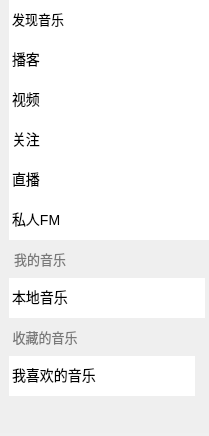
     <widget class="QWidget" name="widget_2" native="true">
      <property name="minimumSize">
       <size>
        <width>209</width>
        <height>430</height>
       </size>
      </property>
      <property name="maximumSize">
       <size>
        <width>209</width>
        <height>16777215</height>
       </size>
      </property>
      <property name="styleSheet">
       <string notr="true">border-style:none;
border-bottom:3px solid rgb(240, 240, 240);</string>
      </property>
      <layout class="QVBoxLayout" name="verticalLayout">
       <property name="spacing">
        <number>9</number>
       </property>
       <property name="leftMargin">
        <number>9</number>
       </property>
       <property name="topMargin">
        <number>0</number>
       </property>
       <property name="rightMargin">
        <number>0</number>
       </property>
       <property name="bottomMargin">
        <number>0</number>
       </property>
       <item>
        <widget class="QListWidget" name="listone">
         <property name="minimumSize">
          <size>
           <width>200</width>
           <height>240</height>
          </size>
         </property>
         <property name="maximumSize">
          <size>
           <width>160</width>
           <height>255</height>
          </size>
         </property>
         <property name="cursor" stdset="0">
          <cursorShape>PointingHandCursor</cursorShape>
         </property>
         <property name="layoutDirection">
          <enum>Qt::LeftToRight</enum>
         </property>
         <property name="styleSheet">
          <string notr="true">
QListWidget
{
	font:normal 14px;
	border:0px;
	color:rgb(0,0,0);
	background:rgb(255,255,255);	
}

*
{
	outline:0px;
}
 
QListWidget::Item
{
	
	height:36;
	border:0px solid rgb(255,255,255);	
	padding-top:1px;
}
 
QListWidget::Item:hover
{
	background:rgb(246,246,247);	
}

QListWidget::Item:selected
{
	font:Boid 14px;
	color:rgb(0,0,0);

	border:0px;
	background:rgb(246,246,247);	
}</string>
         </property>
         <property name="frameShape">
          <enum>QFrame::NoFrame</enum>
         </property>
         <property name="spacing">
          <number>3</number>
         </property>
         <property name="gridSize">
          <size>
           <width>0</width>
           <height>40</height>
          </size>
         </property>
         <item>
          <property name="text">
           <string>发现音乐</string>
          </property>
          <property name="font">
           <font>
            <pointsize>10</pointsize>
            <weight>50</weight>
            <bold>false</bold>
           </font>
          </property>
          <property name="background">
           <brush brushstyle="NoBrush">
            <color alpha="255">
             <red>0</red>
             <green>0</green>
             <blue>0</blue>
            </color>
           </brush>
          </property>
          <property name="foreground">
           <brush brushstyle="NoBrush">
            <color alpha="255">
             <red>0</red>
             <green>0</green>
             <blue>0</blue>
            </color>
           </brush>
          </property>
          <property name="flags">
           <set>ItemIsSelectable|ItemIsDragEnabled|ItemIsEnabled</set>
          </property>
         </item>
         <item>
          <property name="text">
           <string>播客</string>
          </property>
         </item>
         <item>
          <property name="text">
           <string>视频</string>
          </property>
         </item>
         <item>
          <property name="text">
           <string>关注</string>
          </property>
         </item>
         <item>
          <property name="text">
           <string>直播</string>
          </property>
         </item>
         <item>
          <property name="text">
           <string>私人FM</string>
          </property>
         </item>
        </widget>
       </item>
       <item>
        <widget class="QLabel" name="label">
         <property name="sizePolicy">
          <sizepolicy hsizetype="Preferred" vsizetype="Preferred">
           <horstretch>0</horstretch>
           <verstretch>60</verstretch>
          </sizepolicy>
         </property>
         <property name="minimumSize">
          <size>
           <width>57</width>
           <height>20</height>
          </size>
         </property>
         <property name="maximumSize">
          <size>
           <width>57</width>
           <height>20</height>
          </size>
         </property>
         <property name="font">
          <font>
           <pointsize>10</pointsize>
          </font>
         </property>
         <property name="styleSheet">
          <string notr="true">color: rgb(121, 121, 121);
border-style:none;</string>
         </property>
         <property name="text">
          <string>我的音乐</string>
         </property>
         <property name="alignment">
          <set>Qt::AlignRight|Qt::AlignTrailing|Qt::AlignVCenter</set>
         </property>
         <property name="margin">
          <number>0</number>
         </property>
        </widget>
       </item>
       <item>
        <widget class="QListWidget" name="listWidget">
         <property name="minimumSize">
          <size>
           <width>150</width>
           <height>0</height>
          </size>
         </property>
         <property name="maximumSize">
          <size>
           <width>196</width>
           <height>40</height>
          </size>
         </property>
         <property name="cursor" stdset="0">
          <cursorShape>PointingHandCursor</cursorShape>
         </property>
         <property name="styleSheet">
          <string notr="true">
QListWidget
{
	font:normal 14px;
	border:0px;
	color:rgb(0,0,0);
	background:rgb(255,255,255);	
}

*
{
	outline:0px;
}
 
QListWidget::Item
{
	
	height:36;
	border:0px solid rgb(255,255,255);	
	padding-top:1px;
}
 
QListWidget::Item:hover
{
	background:rgb(246,246,247);	
}

QListWidget::Item:selected
{
	font:Boid 14px;
	color:rgb(0,0,0);

	border:0px;
	background:rgb(246,246,247);	
}</string>
         </property>
         <item>
          <property name="text">
           <string>本地音乐</string>
          </property>
         </item>
        </widget>
       </item>
       <item>
        <widget class="QLabel" name="label_2">
         <property name="minimumSize">
          <size>
           <width>80</width>
           <height>20</height>
          </size>
         </property>
         <property name="maximumSize">
          <size>
           <width>77</width>
           <height>20</height>
          </size>
         </property>
         <property name="font">
          <font>
           <pointsize>10</pointsize>
          </font>
         </property>
         <property name="styleSheet">
          <string notr="true">border-style:none;
color: rgb(121, 121, 121);</string>
         </property>
         <property name="text">
          <string> 收藏的音乐</string>
         </property>
        </widget>
       </item>
       <item>
        <widget class="QListWidget" name="listThree">
         <property name="minimumSize">
          <size>
           <width>186</width>
           <height>40</height>
          </size>
         </property>
         <property name="maximumSize">
          <size>
           <width>186</width>
           <height>40</height>
          </size>
         </property>
         <property name="font">
          <font>
           <pointsize>-1</pointsize>
           <weight>50</weight>
           <italic>false</italic>
           <bold>false</bold>
          </font>
         </property>
         <property name="cursor" stdset="0">
          <cursorShape>PointingHandCursor</cursorShape>
         </property>
         <property name="styleSheet">
          <string notr="true">
QListWidget
{
	font:normal 14px;
	border:0px;
	color:rgb(0,0,0);
	background:rgb(255,255,255);	
}

*
{
	outline:0px;
}
 
QListWidget::Item
{
	
	height:36;
	border:0px solid rgb(255,255,255);	
	padding-top:1px;
}
 
QListWidget::Item:hover
{
	background:rgb(246,246,247);	
}

QListWidget::Item:selected
{
	font:Boid 14px;
	color:rgb(0,0,0);

	border:0px;
	background:rgb(246,246,247);	
}</string>
         </property>
         <property name="frameShape">
          <enum>QFrame::NoFrame</enum>
         </property>
         <property name="spacing">
          <number>4</number>
         </property>
         <property name="gridSize">
          <size>
           <width>11</width>
           <height>40</height>
          </size>
         </property>
         <item>
          <property name="text">
           <string>我喜欢的音乐</string>
          </property>
          <property name="icon">
           <iconset>
            <normaloff>:/creatSonglist/image/creatSonglist/loveMusic.png</normaloff>:/creatSonglist/image/creatSonglist/loveMusic.png</iconset>
          </property>
         </item>
        </widget>
       </item>
       <item>
        <spacer name="verticalSpacer_5">
         <property name="orientation">
          <enum>Qt::Vertical</enum>
         </property>
         <property name="sizeHint" stdset="0">
          <size>
           <width>20</width>
           <height>40</height>
          </size>
         </property>
        </spacer>
       </item>
      </layout>
      <zorder>listone</zorder>
      <zorder>label_2</zorder>
      <zorder>listThree</zorder>
      <zorder>label</zorder>
      <zorder>listWidget</zorder>
      <zorder>verticalSpacer_5</zorder>
     </widget>
